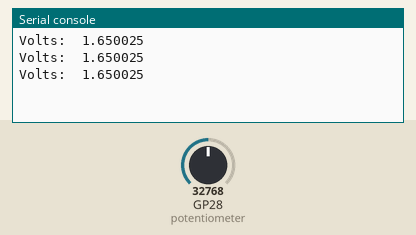
Bench run of a program on a simulated Raspberry Pi Pico running MicroPython. Shown: the last lines printed to the serial console. The test bench sets the inputs (shaded band); at power-on: GP28 (potentiometer) = 32768 (analog values on the 0–65535 scale).

Above: at 1.2 s.
1.3 s: GP28 (potentiometer) set to 45874
At 1.9 s:
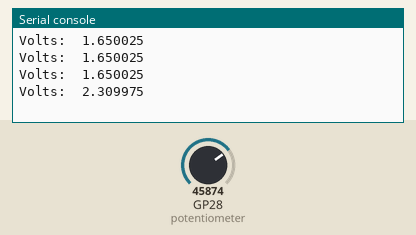
2.8 s: GP28 (potentiometer) set to 57670
At 3.4 s:
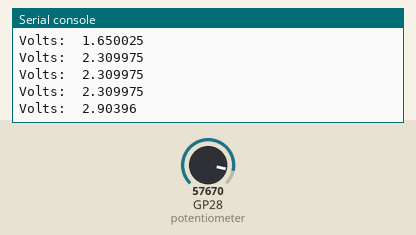
Timing chart, 0 to 5.8 s (numbered marks = the images above; inputs shaded):
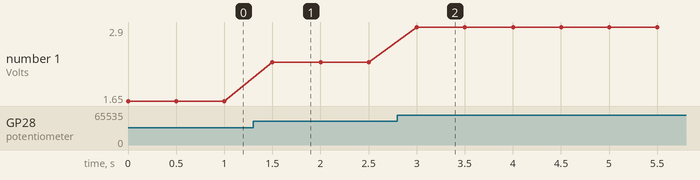

The program:

main.py
```python
import machine
from time import sleep

POTENTIOMETER_PIN = 28

potentiometer = machine.ADC(POTENTIOMETER_PIN)

while True:
    potentiometer_value = potentiometer.read_u16()
    volts = potentiometer_value * (3.3/65535)
    print("Volts: ", volts)
    sleep(0.5)
```

Measured:
- after the input at 1.3 s, the serial console: prints a new line after 0.20 s (image 1)
- after the input at 2.8 s, the serial console: prints a new line after 0.20 s (image 2)
- plotted number 1: 1.65 → 2.31 after the input at 1.3 s, 2.31 → 2.9 after the input at 2.8 s
